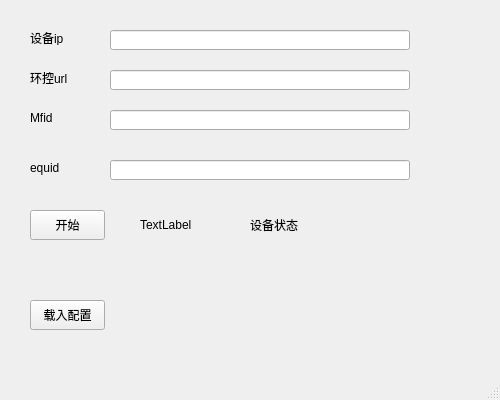
<?xml version="1.0" encoding="UTF-8"?>
<ui version="4.0">
 <class>MainWindow</class>
 <widget class="QMainWindow" name="MainWindow">
  <property name="geometry">
   <rect>
    <x>0</x>
    <y>0</y>
    <width>500</width>
    <height>400</height>
   </rect>
  </property>
  <property name="windowTitle">
   <string>设备状态监控</string>
  </property>
  <widget class="QWidget" name="centralwidget">
   <widget class="QLineEdit" name="lineEdit">
    <property name="geometry">
     <rect>
      <x>110</x>
      <y>30</y>
      <width>300</width>
      <height>20</height>
     </rect>
    </property>
    <property name="text">
     <string/>
    </property>
   </widget>
   <widget class="QLineEdit" name="lineEdit_2">
    <property name="geometry">
     <rect>
      <x>110</x>
      <y>110</y>
      <width>300</width>
      <height>20</height>
     </rect>
    </property>
   </widget>
   <widget class="QLineEdit" name="lineEdit_3">
    <property name="geometry">
     <rect>
      <x>110</x>
      <y>160</y>
      <width>300</width>
      <height>20</height>
     </rect>
    </property>
   </widget>
   <widget class="QLabel" name="label">
    <property name="geometry">
     <rect>
      <x>30</x>
      <y>30</y>
      <width>60</width>
      <height>15</height>
     </rect>
    </property>
    <property name="text">
     <string>设备ip</string>
    </property>
   </widget>
   <widget class="QLabel" name="label_2">
    <property name="geometry">
     <rect>
      <x>30</x>
      <y>110</y>
      <width>60</width>
      <height>15</height>
     </rect>
    </property>
    <property name="text">
     <string>Mfid</string>
    </property>
   </widget>
   <widget class="QLabel" name="label_3">
    <property name="geometry">
     <rect>
      <x>30</x>
      <y>160</y>
      <width>60</width>
      <height>15</height>
     </rect>
    </property>
    <property name="text">
     <string>equid</string>
    </property>
   </widget>
   <widget class="QPushButton" name="pushButton">
    <property name="geometry">
     <rect>
      <x>30</x>
      <y>210</y>
      <width>75</width>
      <height>30</height>
     </rect>
    </property>
    <property name="text">
     <string>开始</string>
    </property>
   </widget>
   <widget class="QLabel" name="label_4">
    <property name="geometry">
     <rect>
      <x>140</x>
      <y>210</y>
      <width>75</width>
      <height>30</height>
     </rect>
    </property>
    <property name="text">
     <string>TextLabel</string>
    </property>
   </widget>
   <widget class="QLabel" name="label_5">
    <property name="geometry">
     <rect>
      <x>30</x>
      <y>70</y>
      <width>60</width>
      <height>15</height>
     </rect>
    </property>
    <property name="text">
     <string>环控url</string>
    </property>
   </widget>
   <widget class="QLineEdit" name="lineEdit_4">
    <property name="geometry">
     <rect>
      <x>110</x>
      <y>70</y>
      <width>300</width>
      <height>20</height>
     </rect>
    </property>
   </widget>
   <widget class="QPushButton" name="pushButton_2">
    <property name="geometry">
     <rect>
      <x>30</x>
      <y>300</y>
      <width>75</width>
      <height>30</height>
     </rect>
    </property>
    <property name="text">
     <string>载入配置</string>
    </property>
   </widget>
   <widget class="QLabel" name="label_6">
    <property name="geometry">
     <rect>
      <x>250</x>
      <y>210</y>
      <width>75</width>
      <height>30</height>
     </rect>
    </property>
    <property name="text">
     <string>设备状态</string>
    </property>
   </widget>
   <widget class="QLabel" name="label_7">
    <property name="geometry">
     <rect>
      <x>330</x>
      <y>210</y>
      <width>75</width>
      <height>30</height>
     </rect>
    </property>
    <property name="text">
     <string/>
    </property>
   </widget>
  </widget>
  <widget class="QStatusBar" name="statusbar"/>
 </widget>
 <resources/>
 <connections/>
</ui>
